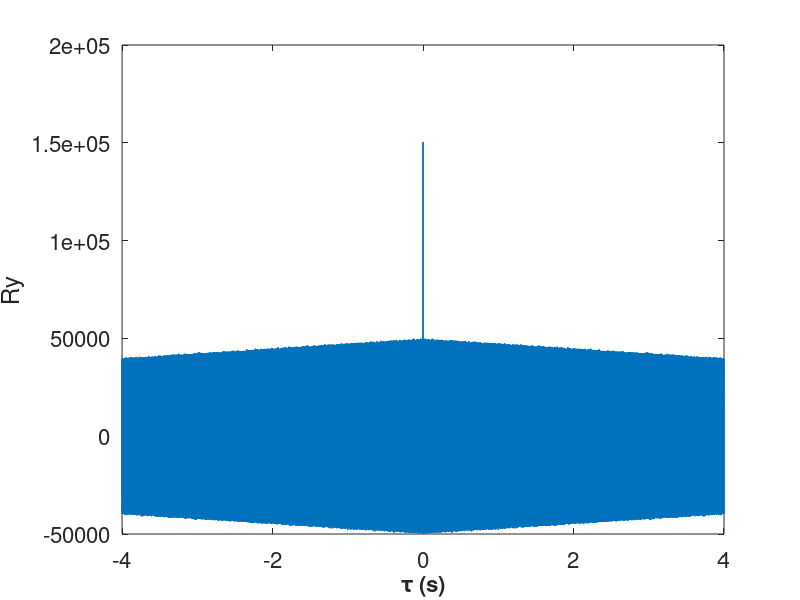

This figure's MATLAB source: (Note: this script raises an error after producing the figure.)
% This code sets up the time and frequency vectors for all the numerical
% experiments of Lab3

% Junseo Mun and Matthew El Chalouhi

clear 
endTime = 10;
beginTime = -10;
N=100000;
timeStep = (endTime-beginTime)/N;
sampling_rate = 1/timeStep;

% Time window =
timeWindow = beginTime:timeStep:endTime-timeStep;

% Data 
%load('lab4_num_expt1')
load('lab4_num_expt2')

maxLag = 20000;
% Autocorrelation of yt
Ry = xcorr(yt,yt,maxLag);
% Vector of Tau values
tauVector = -(maxLag*timeStep):timeStep:maxLag*timeStep;
% Abs. PSD corresponding to yt
Sy = abs(fftshift(fft(fftshift(Ry))));
% define the frequency vector corresponding to tauVector
Ntau = length(tauVector);
% Nyquist sampling rate
fMax = sampling_rate/2; 
fMin = -fMax;
fStep = (fMax-fMin)/Ntau;
% Frequency window
freq = fMin:fStep:fMax-fStep;

%%

% Plot Autocorrelation Function
figure(1)
Hp1 = plot(tauVector, Ry);
set(Hp1, 'LineWidth', 1)
Ha = gca;
set(Ha, 'FontSize', 16)
Hx = xlabel('\tau (s)');
set(Hx, 'FontWeight', 'bold', 'FontSize', 16)
Hx = ylabel('Ry');
Hx = yline(0);
set(Hx, 'FontWeight', 'bold', 'FontSize', 16)
title('Autocorrelation Plot');
axis([min(tauVector) max(tauVector) min(Ry) max(Ry)])

%%
% Plot of power spectrum density
figure(2)
Hp1 = plot(freq, Sy);
set(Hp1, 'LineWidth', 1)
Ha = gca;
set(Ha, 'FontSize', 16)
Hx = xlabel('Frequency (Hz)');
set(Hx, 'FontWeight', 'bold', 'FontSize', 16)
Hx = ylabel('Sy');
Hx = yline(0);
set(Hx, 'FontWeight', 'bold', 'FontSize', 16)
title('Power Spectrum Density Plot');
axis([min(freq) max(freq) min(Sy) max(Sy)])

%%

% Plot of our time domain signal
figure(3);
plot(timeWindow,yt);
xlim([-100*timeStep 100*timeStep]);
title ("Time Domain Signal");
subtitle("y(t)", 'interpreter', 'latex');
xlabel("Time(s)", 'FontWeight', 'bold');
ylabel("y(t)", "FontWeight", 'bold');


%%
Nyt = length(yt);

fMax = sampling_rate/2;
fMin = -fMax;
fStep = (fMax-fMin)/Nyt;

freq = fMin:fStep:fMax-fStep;

% Plot Magnitude Spectrum
figure(4);
plot(freq, abs(fftshift(fft(fftshift(yt)))));
title("Magnitude Plot");
xlabel("Frequency (Hz)", 'FontWeight', 'bold');
ylabel("Magnitude", 'FontWeight', 'bold');
grid on;